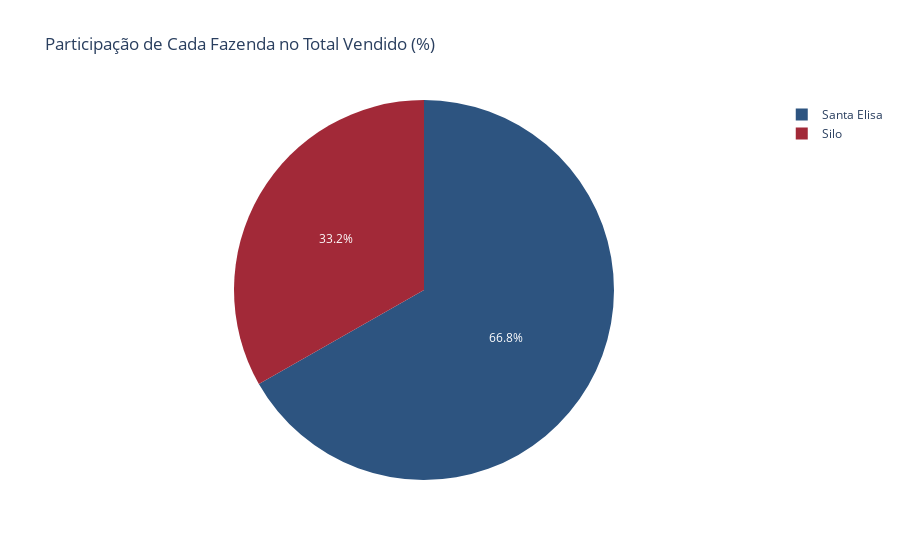

The cell this chart's notebook holds for it:
### Code cell
# 006. Análise percentual de participação das fazendas no total vendido
df_total_faz = df.groupby('fazenda')['total'].sum().reset_index()
df_total_faz['percentual'] = df_total_faz['total'] / df_total_faz['total'].sum() * 100

fig5 = px.pie(df_total_faz, names='fazenda', values='percentual', color='fazenda',
              title='Participação de Cada Fazenda no Total Vendido (%)')
fig5.show()

### Figure 1 — Plotly figure (JSON) as saved in the notebook; plotly's stock layout.template omitted (floating-point values rounded to 4 significant figures)
{"data": [{"customdata": [["Santa Elisa"], ["Silo"]], "domain": {"x": [0, 1], "y": [0, 1]}, "hovertemplate": "fazenda=%{customdata[0]}<br>percentual=%{value}<extra></extra>", "labels": ["Santa Elisa", "Silo"], "legendgroup": "", "marker": {"colors": ["#2d5480", "#a22938"]}, "name": "", "showlegend": true, "type": "pie", "values": [66.77, 33.23]}], "layout": {"legend": {"tracegroupgap": 0}, "title": {"text": "Participação de Cada Fazenda no Total Vendido (%)"}}}
